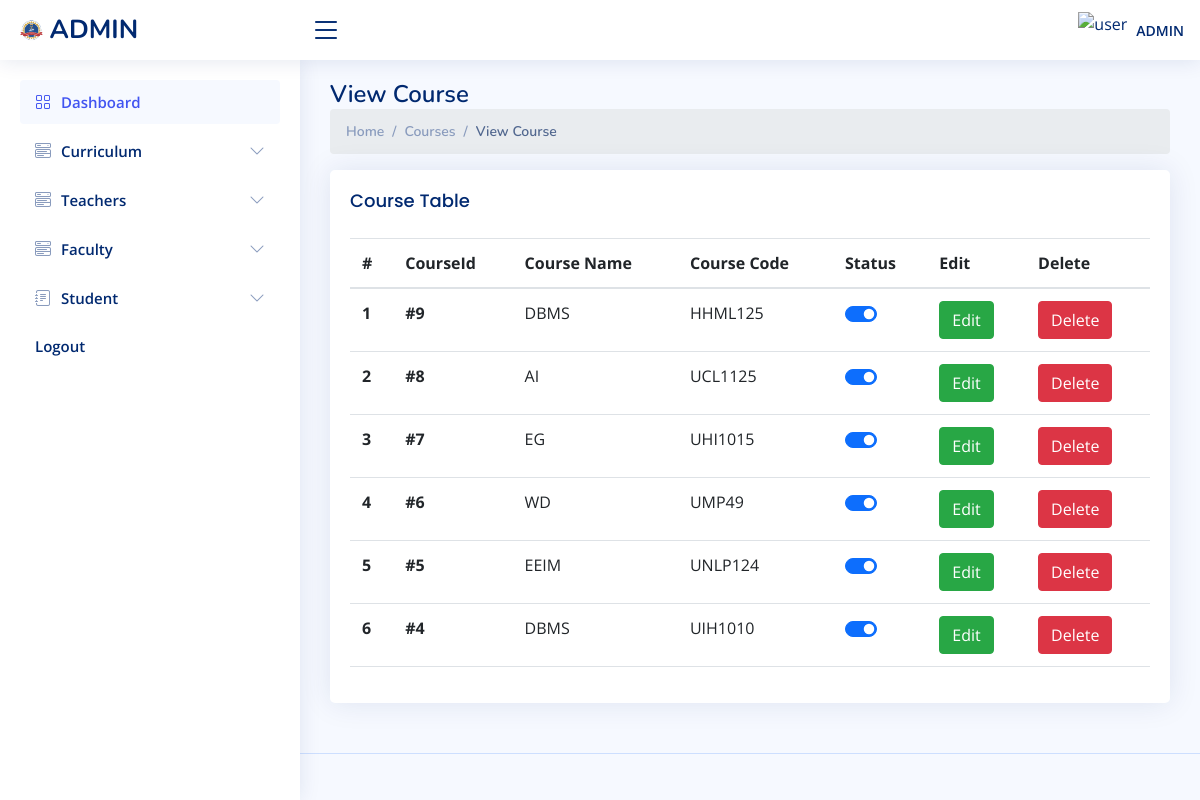
Page /admin/view_course.php (signed in) on the committed database.
### tables this page shows
CREATE TABLE `course` (
  `course_id` int(11) NOT NULL,
  `name` varchar(255) NOT NULL,
  `type` enum('Theory','Practical') NOT NULL,
  `course_code` varchar(255) NOT NULL,
  `status` tinyint(1) NOT NULL DEFAULT 0
);

### admin/connect/db.php (called while the page is built)
<?php
class connect{
    public $servername = "localhost";
    private $username = "root";
    private $password = "";
    private $dbname = "jit_college";
    public function dbconnect()
	{
		$db=mysqli_connect($this->servername,$this->username,$this->password,$this->dbname);
		return $db;
	}
}
?>

### admin/connect/fun.php (called while the page is built, shortened)
<?php
class fun
{
    private $db;
    function __construct($con)
    {
        $this->db = $con;
    }
   public function fetchAllCourses(){
    $sql = "SELECT * FROM `course` ORDER BY `course_id` DESC";
    $fetch = mysqli_query($this->db, $sql);
     return $fetch;
   }
}
?>

### admin/view_course.php (the view, shortened to what this page needs)
<?php
include "connect/db.php";
include "connect/fun.php";
$connect = new connect();
$fun = new fun($connect->dbconnect());
$fetch = $fun->fetchAllCourses();
?>
<!DOCTYPE html>
<html lang="en">
<head>
  <?php
  include "include/links.php";
  ?>
</head>
<body>
  <?php
  include_once "include/header.php";
  ?>
  <?php
  include_once "include/sideBar.php";
  ?>
  <main id="main" class="main">
    <div class="pagetitle">
      <h1>View Course</h1>
      <nav>
        <ol class="breadcrumb">
          <li class="breadcrumb-item"><a href="index.php">Home</a></li>
          <li class="breadcrumb-item">Courses</li>
          <li class="breadcrumb-item active">View Course</li>
        </ol>
      </nav>
    </div>
    <section class="section">
      <div class="row">
        <div class="col-lg-12">
          <div class="card">
            <div class="card-body">
              <h5 class="card-title">Course Table</h5>
              <div id="courses" class="table-responsive">
                <table class="table datatable">
                  <thead>
                    <tr>
                      <th scope="col">#</th>
                      <th scope="col">CourseId</th>
                      <th scope="col">Course Name</th>
                      <th scope="col">Course Code</th>
                      <th scope="col">Status</th>
                      <th scope="col">Edit</th>
                      <th scope="col">Delete</th>
                    </tr>
                  </thead>
                  <tbody>
                    <?php
                    if (mysqli_num_rows($fetch) > 0) {
                      $i = 1;
                      while ($res = mysqli_fetch_assoc($fetch)) {
                        ?>
                        <tr>
                          <th scope="row">
                            <?php echo $i; ?>
                          </th>
                          <th scope="row">
                            <?php echo "#" . $res['course_id']; ?>
                          </th>
                          <td>
                            <?php echo $res['name']; ?>
                          </td>
                          <td>
                            <?php echo $res['course_code']; ?>
                          </td>
                          <td class=" ">
                            <div class="form-switch">
                              <a href="verify.php?course&id=<?php echo $res['course_id'] . '&verify=' . $res['status'] ?>">
                                <input class="form-check-input" type="checkbox" role="switch" id="flexSwitchCheckChecked"
                                  <?php echo ($res['status']) ? ("checked") : ("") ?>
                                  onclick="myfun(<?php echo $res['course_id'] . ',' . $res['status'] ?>)">
                              </a>
                            </div>
                          </td>
                          <td>
                            <a href="edit_course.php?id=<?php echo $res['course_id']; ?>" class="btn btn-success">Edit</a>
                          </td>
                          <td>
                            <a href="delete.php?course&id=<?php echo $res['course_id'] ?>" class="btn btn-danger">Delete</a>
                          </td>
                        </tr>
                        <?php
                        ++$i;
                      }
                    } else {
                      $courses = null;
                    }
                    ?>
                  </tbody>
                </table>
              </div>
            </div>
          </div>
        </div>
      </div>
    </section>
  </main>
  <?php
  include "include/footer.php";
  ?>
</body>
</html>

### admin/assets/css/style.css (style rules this page uses)
:root { scroll-behavior: smooth; }
body { font-family: "Open Sans", sans-serif; background: #f6f9ff; color: #444444; }
a { color: #4154f1; text-decoration: none; }
h1, h2, h3, h4, h5, h6 { font-family: "Nunito", sans-serif; }
#main { margin-top: 60px; padding: 20px 30px; transition: all 0.3s; }
.pagetitle { margin-bottom: 10px; }
.pagetitle h1 { font-size: 24px; margin-bottom: 0; font-weight: 600; color: #012970; }
.card { margin-bottom: 30px; border: none; border-radius: 5px; box-shadow: 0px 0 30px rgba(1, 41, 112, 0.1); }
.card-title { padding: 20px 0 15px 0; font-size: 18px; font-weight: 500; color: #012970; font-family: "Poppins", sans-serif; }
.card-body { padding: 0 20px 20px 20px; }
.breadcrumb { font-size: 14px; font-family: "Nunito", sans-serif; color: #899bbd; font-weight: 600; }
.breadcrumb a { color: #899bbd; transition: 0.3s; }
.breadcrumb .breadcrumb-item::before { color: #899bbd; }
.breadcrumb .active { color: #51678f; font-weight: 600; }
@media (min-width: 1200px) { #main, #footer { margin-left: 300px; } }

### rows in the picture
course: course_id "9", name "DBMS", course_code "HHML125", status "☑"
course: course_id "8", name "AI", course_code "UCL1125", status "☑"
course: course_id "7", name "EG", course_code "UHI1015", status "☑"
course: course_id "6", name "WD", course_code "UMP49", status "☑"
course: course_id "5", name "EEIM", course_code "UNLP124", status "☑"
course: course_id "4", name "DBMS", course_code "UIH1010", status "☑"
